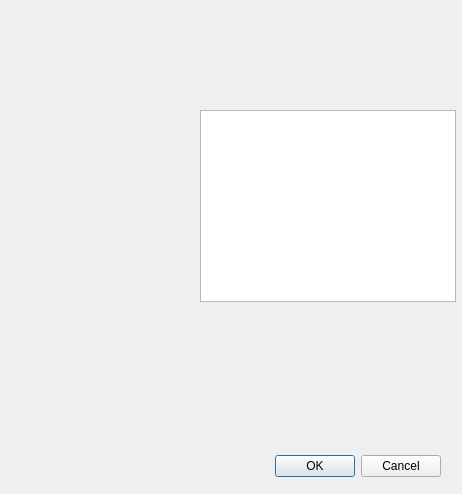
<?xml version="1.0" encoding="UTF-8"?>
<ui version="4.0">
 <class>window_help</class>
 <widget class="QDialog" name="window_help">
  <property name="geometry">
   <rect>
    <x>0</x>
    <y>0</y>
    <width>462</width>
    <height>494</height>
   </rect>
  </property>
  <property name="windowTitle">
   <string>Dialog</string>
  </property>
  <widget class="QDialogButtonBox" name="buttonBox">
   <property name="geometry">
    <rect>
     <x>100</x>
     <y>450</y>
     <width>341</width>
     <height>32</height>
    </rect>
   </property>
   <property name="orientation">
    <enum>Qt::Horizontal</enum>
   </property>
   <property name="standardButtons">
    <set>QDialogButtonBox::Cancel|QDialogButtonBox::Ok</set>
   </property>
  </widget>
  <widget class="QTextBrowser" name="textBrowser">
   <property name="geometry">
    <rect>
     <x>200</x>
     <y>110</y>
     <width>256</width>
     <height>192</height>
    </rect>
   </property>
  </widget>
 </widget>
 <resources/>
 <connections>
  <connection>
   <sender>buttonBox</sender>
   <signal>accepted()</signal>
   <receiver>window_help</receiver>
   <slot>accept()</slot>
   <hints>
    <hint type="sourcelabel">
     <x>248</x>
     <y>254</y>
    </hint>
    <hint type="destinationlabel">
     <x>157</x>
     <y>274</y>
    </hint>
   </hints>
  </connection>
  <connection>
   <sender>buttonBox</sender>
   <signal>rejected()</signal>
   <receiver>window_help</receiver>
   <slot>reject()</slot>
   <hints>
    <hint type="sourcelabel">
     <x>316</x>
     <y>260</y>
    </hint>
    <hint type="destinationlabel">
     <x>286</x>
     <y>274</y>
    </hint>
   </hints>
  </connection>
 </connections>
</ui>
